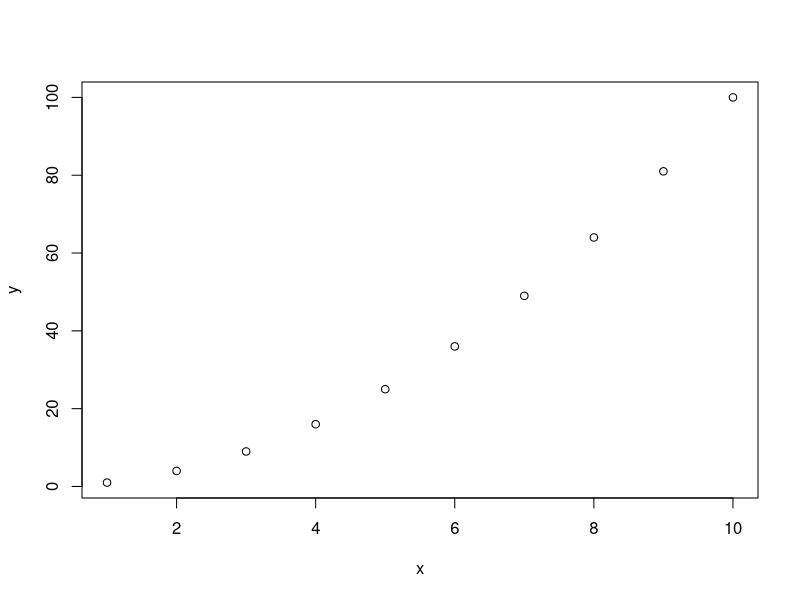
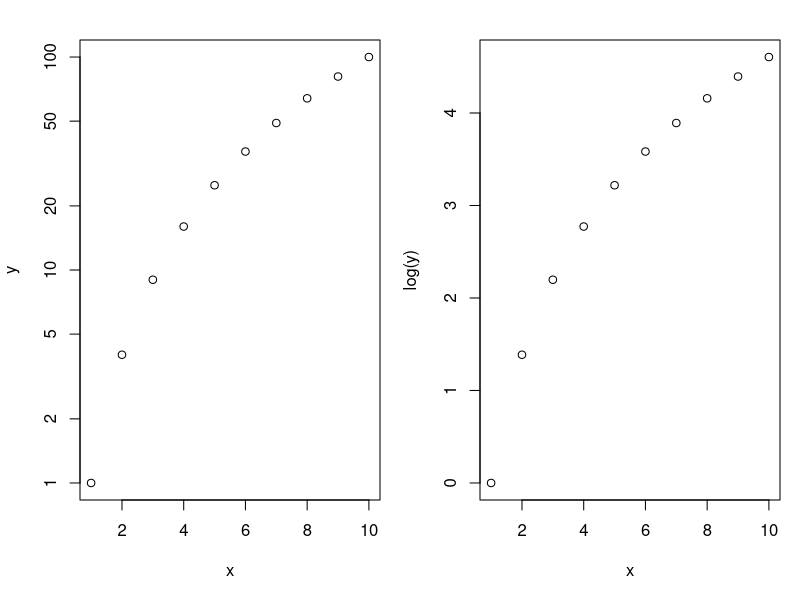
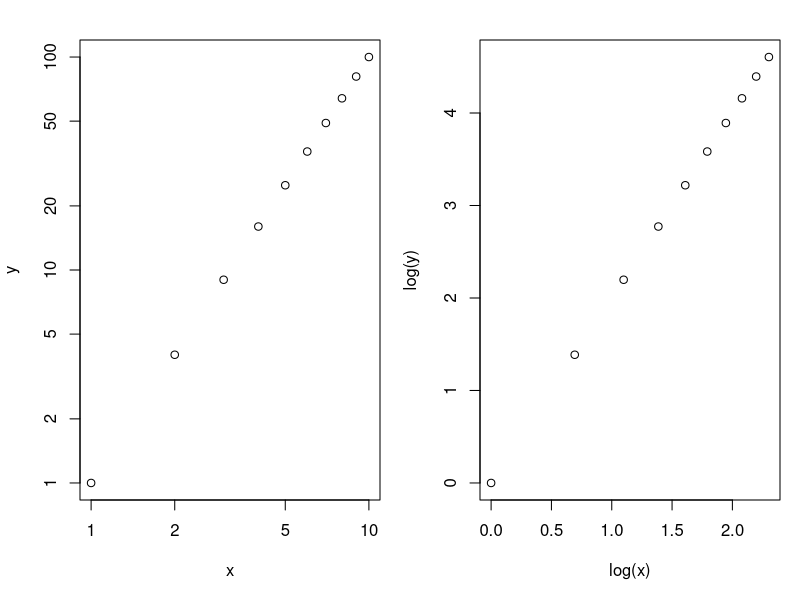
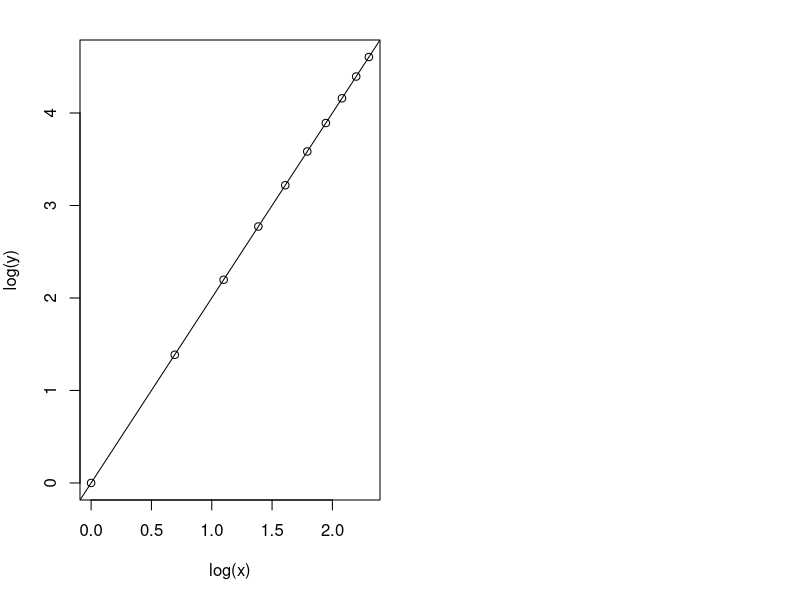
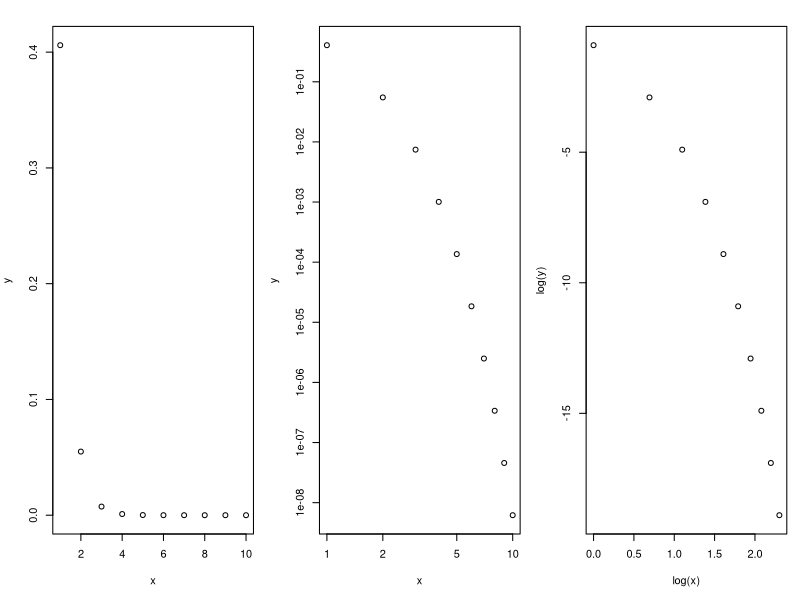
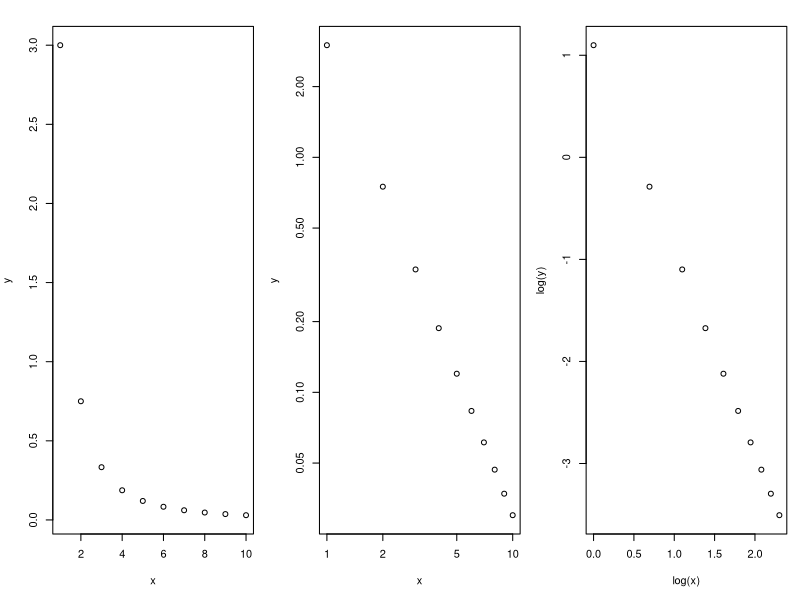
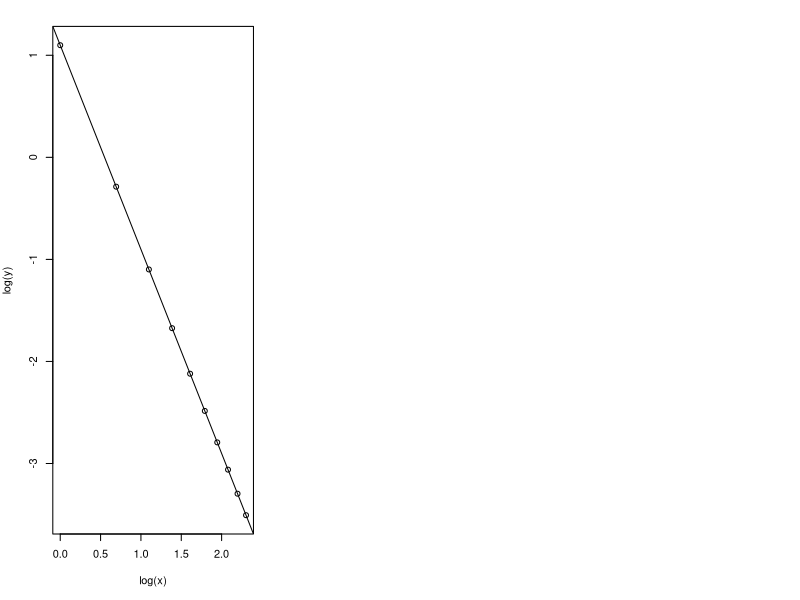

These figures' R source, in order:
## ---- chunk 1
knitr::opts_chunk$set(echo = T,message = F,warning = F,
        fig.width=8,fig.height=4,fig.align='center')
library(knitr)
library(tidyverse)
## ---- chunk 2
# polynomial, generate some data
x<-1:10; y=x*x
# Simple graph
plot(x, y)

# Log on y-scale alone
par(mfrow=c(1,2),mar=c(5,4,2,1))
plot(x, y, log="y")
plot(x,log(y))
# distribution shapes are the same, just y-axis labeled differently.

# Log both axises
plot(x,y,log="xy")
plot(log(x),log(y))
## ---- chunk 3
new.y=log(y)
new.x=log(x)
out<-lm(new.y~new.x)
out
plot(log(x),log(y))
abline(out)
## ---- chunk 4
# exponential, generate some data
a=3;
b=2;
x=1:10
y=a*exp(-b*x)
par(mfrow=c(1,3))
plot(x,y)
plot(x,y,log='xy')
plot(log(x),log(y))

(out=lm(log(y)~log(x)))
## ---- chunk 5
C=3
a=2
x=1:10
y=C*x^(-a)
par(mfrow=c(1,3))
plot(x,y)
plot(x,y,log='xy')
plot(log(x),log(y))

(out<-lm(log(y)~log(x)))
log(C)
-a
plot(log(x),log(y))
abline(out)
